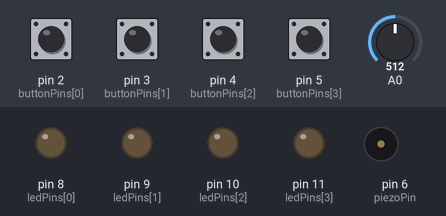
The sketch below on a simulated Arduino Uno, built with avr-gcc and run on an emulated ATmega328P. Shown: output pins drawn as LEDs (lit = HIGH), buzzer (waves = sounding). The inputs (shaded band) are chosen by the test bench; at power-on: pin 2 (buttonPins[0]), pin 3 (buttonPins[1]), pin 4 (buttonPins[2]), pin 5 (buttonPins[3]) HIGH, A0 = 512. Random numbers use the default seed unless the sketch sets one; what the sketch prints to the serial monitor is not drawn.

Above: at 4.8 s.
4.9 s: pin 2 (buttonPins[0]) pulled LOW for 1 s
At 7.73 s:
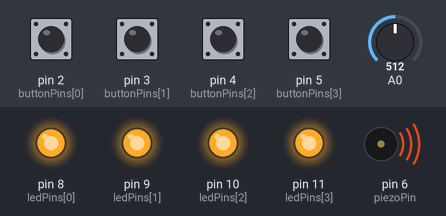
8.9 s: pin 3 (buttonPins[1]) pulled LOW for 1 s
At 9.67 s:
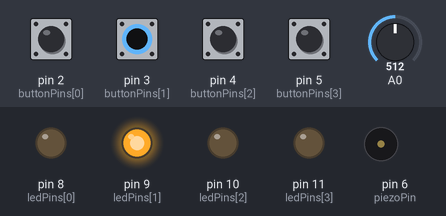
12.5 s: A0 set to 306
15.5 s: pin 5 (buttonPins[3]) pulled LOW for 0.15 s
At 15.7 s:
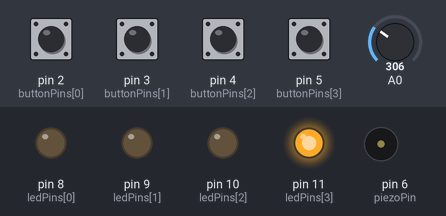
18.5 s: A0 set to 511
21.5 s: pin 2 (buttonPins[0]) pulled LOW for 0.15 s
At 21.7 s:
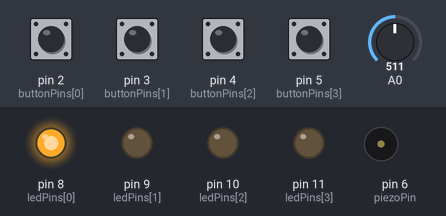
Timing chart, 0 to 25.5 s (numbered marks = the images above; inputs shaded):
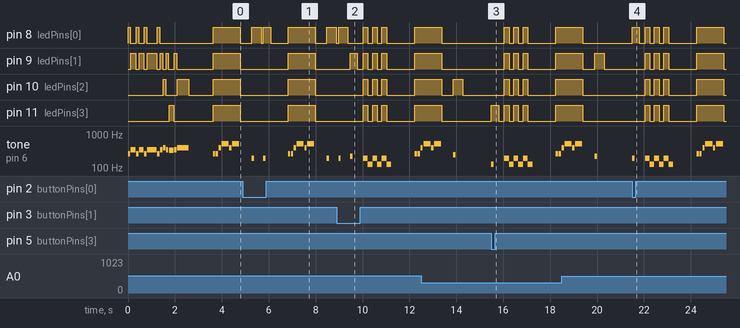

The sketch:

MemoryGame_ex04.ino
```cpp
//1. 변수설정
//2. 소리내기 playTone(), playStratMelody(), playTurnMelody()
//3. LED 켜기
//4. 로직

#define NOTE_C4 262
#define NOTE_E4 330
#define NOTE_F4 349
#define NOTE_G4 392
#define NOTE_C5 523

#define NOTE_C3 131
#define NOTE_G3 196
#define NOTE_A3 220
#define NOTE_B3 247

int piezoPin = 6;
int buttonPins[] = {2,3,4,5};
int ledPins[] = {8,9,10,11};

int turn = 0;
int buttonState  = 1;
int questions[100];
int answers[100];

void setup() {

  pinMode(piezoPin,OUTPUT);

  // ledPins[] OUTPUT 셋업
  for(int i=0; i<4; i++){
    pinMode(ledPins[i],OUTPUT);
  }

  // buttonPins[] INPUT_PULLUP 셋업
  for(int i=0; i<4; i++){
    pinMode(buttonPins[i],INPUT_PULLUP);
  }


  playStartMelody();

  Serial.begin(9600);
  delay(1000);
  Serial.println("Ready");
}

//실습0 : 모든 LED 켜기
void ledOn(){
  for(int i=0; i<4; i++){
    digitalWrite(ledPins[i],HIGH);
  }
}

//실습0 : 모든 LED 끄기
void ledOff(){
  for(int i=0; i<4; i++){
    digitalWrite(ledPins[i],LOW);
  }
}

//실습1 : 버튼눌림 확인하기
void buttonCheck(){
  int buttonPush = 1;
  for(int i=0; i<4; i++){
    buttonPush = digitalRead(buttonPins[i]);
    if(buttonPush == 0){
      Serial.print(buttonPins[i]);
      Serial.println("번째 버튼이 눌렸습니다");
    }
  }
}


//실습1 : 한음 소리내기
void playTone( int frequency , int duration){
  tone(piezoPin, frequency, duration);
  delay(duration);
}

//실습2 : turnMelody 소리내기
//NOTE_C4 262, NOTE_C4 262, NOTE_G4 392, NOTE_C5 523, NOTE_G4 392,NOTE_C5 523

void playTurnMelody(){
  int turnMelody[] = { NOTE_C4, NOTE_C4, NOTE_G4, NOTE_C5, NOTE_G4, NOTE_C5};
  int turnDuration[] = { 100,   100,      100,    300,      100,     300};

  for(int i=0; i<6; i++){
    playTone(turnMelody[i], turnDuration[i]);
    delay(25);
  }
}

//실습3 : startMelody 소리내기
void playStartMelody(){
  int startMelody[] = {NOTE_C4, NOTE_F4, NOTE_C4, NOTE_F4, NOTE_C4, NOTE_F4,
                     NOTE_C4, NOTE_F4, NOTE_G4, NOTE_F4, NOTE_E4, NOTE_F4, NOTE_G4};
  int startDuration[] = {100,   200,     100,     200,     100,      400,
                       100,   100,     100,     100,      200,     100,    500};

  for(int i=0; i<13; i++){

    if(i==0 || i==2 || i==4 || i==6){
      digitalWrite(ledPins[0],HIGH);
    }
    if(i==1 || i==3 || i==5 || i==7 || i==9 || i==11){
      digitalWrite(ledPins[1],HIGH);
    }
    if(i==8 || i==12){    //G4
      digitalWrite(ledPins[2],HIGH);
    }
    if(i==10){
      digitalWrite(ledPins[3],HIGH);
    }

    playTone(startMelody[i],startDuration[i]);
    ledOff();
    delay(25);
  }
}

//실습4 : 문제내기(소리,LED)
void showQuestion(int q){
  int beeps[] = {NOTE_G3, NOTE_A3, NOTE_B3, NOTE_C3};
  int duration = 100;
  int t1 = 300;
  int t2 = 100;

    digitalWrite(ledPins[q],HIGH);
    playTone(beeps[q],duration);
    delay(t1);
    digitalWrite(ledPins[q],LOW);
    delay(t2);

}

//실습5 : 버튼을 눌렀는지 계속 확인하기
void yourAnswer(){
  for(int index = 0; index <= turn;){ // 버튼이 눌러지기전까지 무한루핑

    for(int j=0; j<4; j++){     //4개의 버튼을 모두 체크하여 그중에 눌린것이 있는지 확인
      buttonState = digitalRead(buttonPins[j]);
      if(buttonState == 0){   //버튼이 눌러졌으면
        addAndCheck(index,buttonPins[j]);   //대답 배열에 넣고 비교
        index++;
      }
    } //for 끝. 버튼 1개누를때마다 answers[]에 add 및 Check

  } //for 끝. 모든 turn에 대한 답변완료

  delay(500);
  turn++;   //다 맞췄으면 turn을 증가시켜 새로운 문제를 내도록함
}

//실습6 : 대답은행에 넣고 문제은행과 비교하기
void addAndCheck( int index, int btnNum){
  int beeps[] = {NOTE_G3, NOTE_A3, NOTE_B3, NOTE_C3};
  int duration = 100;
  int t1 = 200;
  int t2 = 250;

  //answers[]에 add
  switch(btnNum){
    case 2:
      digitalWrite(ledPins[0],HIGH);
      playTone(beeps[0],duration);
      delay(t1);
      digitalWrite(ledPins[0],LOW);
      answers[index] = 0;
      delay(t2);
      break;
    case 3:
      digitalWrite(ledPins[1],HIGH);
      playTone(beeps[1],duration);
      delay(t1);
      digitalWrite(ledPins[1],LOW);
      answers[index] = 1;
      delay(t2);
      break;
    case 4:
      digitalWrite(ledPins[2],HIGH);
      playTone(beeps[2],duration);
      delay(t1);
      digitalWrite(ledPins[2],LOW);
      answers[index] = 2;
      delay(t2);
      break;
    case 5:
      digitalWrite(ledPins[3],HIGH);
      playTone(beeps[3],duration);
      delay(t1);
      digitalWrite(ledPins[3],LOW);
      answers[index] = 3;
      delay(t2);
      break;
  } //switch 끝

  // answers[]와 questions[]의 각 index에 대한 값 비교
  if(answers[index] != questions[index]){
    fail();
  }

}

//실습7 : 틀렸을때 소리내고 초기화 하기
void fail(){
  int beeps[] = {NOTE_G3, NOTE_C3};
  int duration = 200;

  for(int i=0; i<3; i++){
    ledOn();
    playTone(beeps[0],duration);
    ledOff();
    playTone(beeps[1],duration);
  }
  delay(500);
  turn = -1;    //턴이 초기화됨
}


void loop() {

  for(int newTurn=0; newTurn<100; newTurn++){
    ledOn();
    playTurnMelody();
    ledOff();
    delay(500);

    randomSeed(analogRead(A0));
    questions[turn] = random(0,4);  //0~3까지의 값. 새로운 문제만들기

    for(int i=0; i<=turn; i++){
      showQuestion(questions[i]);
    }

    //답할때까지 대기후 정답확인
    yourAnswer();
  }
}
```

Measured:
- after the input at 4.9 s, pin 9 (ledPins[1]), pin 10 (ledPins[2]), pin 11 (ledPins[3]): LOW → HIGH after 1.9 s, → LOW 1.2 s later
- after the input at 8.9 s, pin 9 (ledPins[1]): goes HIGH 0.30 s, 3 × (LOW 0.25 s, HIGH 0.20 s), LOW 1.2 s, then HIGH, starting after 0.58 s; pin 10 (ledPins[2]), pin 11 (ledPins[3]): LOW → HIGH after 1.1 s, then repeats every 0.40 s: LOW 0.20 s, HIGH 0.20 s
- after the input at 15.5 s, pin 8 (ledPins[0]), pin 9 (ledPins[1]): LOW → HIGH after 0.55 s, then repeats every 0.40 s: LOW 0.20 s, HIGH 0.20 s
- after the input at 21.5 s, pin 8 (ledPins[0]): goes HIGH 0.30 s, 3 × (LOW 0.25 s, HIGH 0.20 s), LOW 1.2 s, HIGH 1.2 s, then LOW, starting at once; pin 9 (ledPins[1]): LOW → HIGH after 0.55 s, → LOW 0.20 s later, → HIGH 0.20 s later, → LOW 0.20 s later, … (8 changes in this stretch)
- by itself, tone on pin 6 (piezoPin): plays 196 Hz for 0.10 s, 196 Hz for 0.10 s, 262 Hz for 0.10 s, 262 Hz for 0.10 s, 392 Hz for 0.10 s, 523 Hz for 0.30 s … (9 notes in this stretch)
